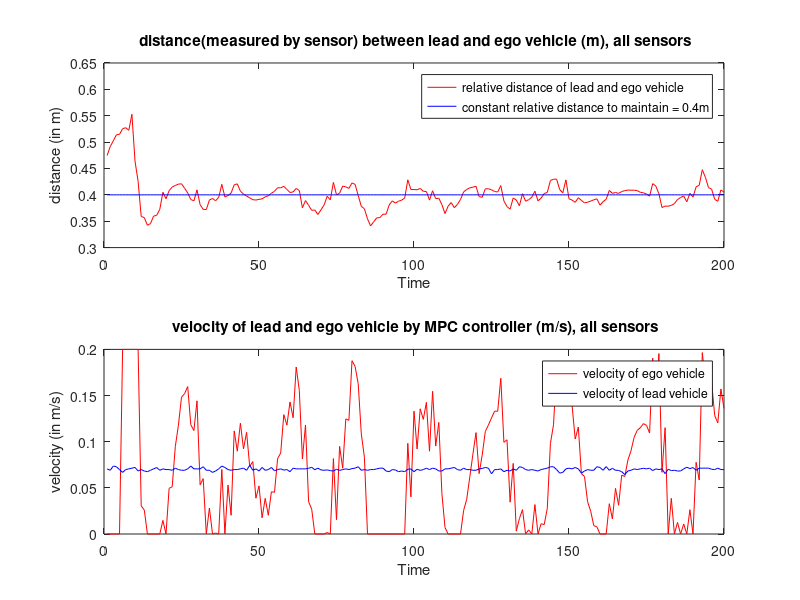

Reproduce this figure in MATLAB.
clear all, close all, clc

const_dist = 0.4;
%% loading data for constant velocity 0.07 m/s with MPC controller, all sensors frame rate =16

ego_bot_vel_pt07_load = load('V_x_relsave_plot_const_all.mat');
ego_bot_vel_pt07 = ego_bot_vel_pt07_load.V_x_rel_save;
ego_bot_dist_pt07_load = load('x_relsave_plot_const_all.mat');
ego_bot_dist_pt07 = ego_bot_dist_pt07_load.x_rel_save(1,1:end);

%error_dist_pt07 = ego_bot_dist_pt07 - const_dist;

%%% plotting the data for constant velocity 0.07m/s %%%
indx_pt07 = 1:length(ego_bot_vel_pt07);
%zero_dist_plot = zeros(length(ego_bot_vel_pt07),1);
const_dist_plot = const_dist*ones(length(ego_bot_vel_pt07),1);

const_vel_plot = 0.07*ones(length(ego_bot_vel_pt07),1);
load('Sensor_speed_track_constant_vel');
const_vel_plot = lead_bot_vel_vari_const;

figure(1)
hold on
ax(1) = subplot(2,1,1);
plot(indx_pt07(1:200), ego_bot_dist_pt07(1:200), 'r', indx_pt07(1:200), const_dist_plot(1:200), 'b')
xlabel('Time')
ylabel('distance (in m)')
title(' distance(measured by sensor) between lead and ego vehicle (m), all sensors')
legend('relative distance of lead and ego vehicle', 'constant relative distance to maintain = 0.4m')
ax(2) = subplot(2,1,2);
plot(indx_pt07(1:200), ego_bot_vel_pt07(1:200), 'r', indx_pt07(1:200), const_vel_plot(1:200), 'b')
xlabel('Time')
ylabel('velocity (in m/s)')
title(' velocity of lead and ego vehicle by MPC controller (m/s), all sensors')
legend('velocity of ego vehicle', 'velocity of lead vehicle')
hold off

